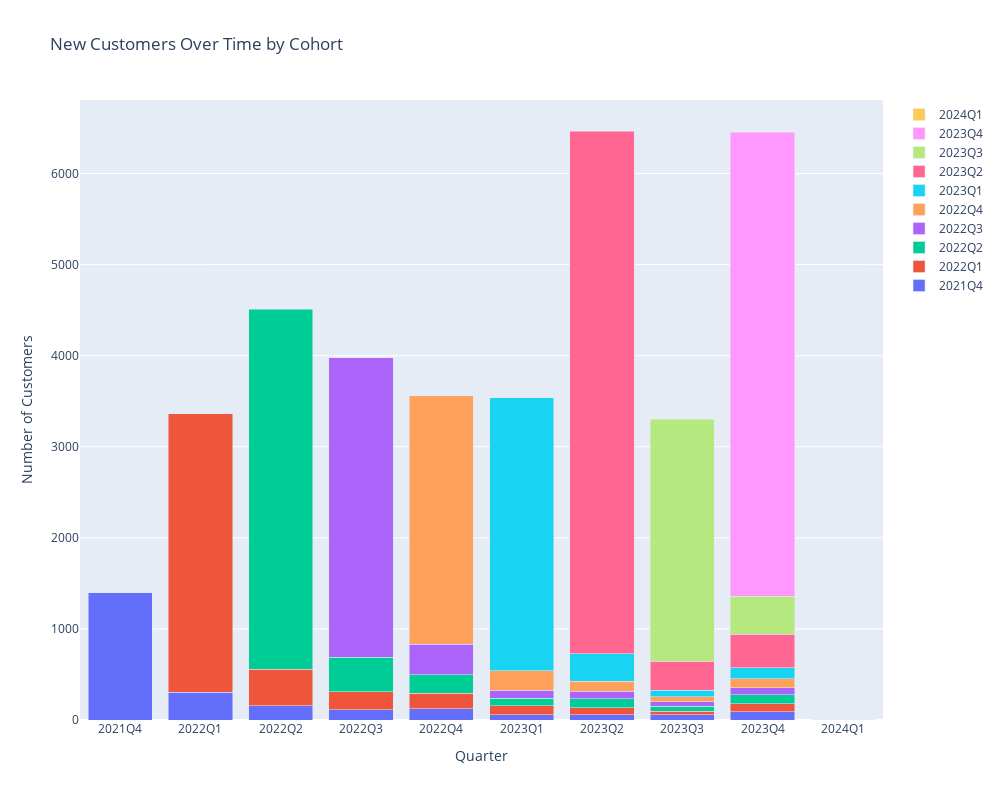

The cell this chart's notebook holds for it:
### Markdown cell above
- The heatmap provides insights into customer acquisition patterns over different quarters for various cohorts.
- It helps visualize how customer acquisition changes over time and identifies cohorts with high or low acquisition rates.

### Code cell
# Calculate the total number of customers for each cohort and quarter combination
total_customers = cohorts.groupby(['CohortQuarter', 'Quarter'])['CustomerCount'].sum().reset_index()

# Plotting stacked bar plot
fig = go.Figure()

# Iterate over each cohort quarter
for cohort in total_customers['CohortQuarter'].unique():
    cohort_data = total_customers[total_customers['CohortQuarter'] == cohort]
    fig.add_trace(go.Bar(
        x=cohort_data['Quarter'],
        y=cohort_data['CustomerCount'],
        
        name='' + cohort
    ))

# Update layout
fig.update_layout(
    barmode='stack',
    title='New Customers Over Time by Cohort',
    xaxis=dict(title='Quarter'),
    yaxis=dict(title='Number of Customers')
)

# Adjust the size of the figure
fig.update_layout(
    autosize=False,
    width=1000,
    height=800
)

fig.show()

### Figure 1 — Plotly figure (JSON) as saved in the notebook; plotly's stock layout.template omitted (floating-point values rounded to 4 significant figures)
{"data": [{"name": "2021Q4", "type": "bar", "x": ["2021Q4", "2022Q1", "2022Q2", "2022Q3", "2022Q4", "2023Q1", "2023Q2", "2023Q3", "2023Q4"], "y": [1395, 302, 159, 112, 125, 60, 55, 56, 93]}, {"name": "2022Q1", "type": "bar", "x": ["2022Q1", "2022Q2", "2022Q3", "2022Q4", "2023Q1", "2023Q2", "2023Q3", "2023Q4"], "y": [3059, 399, 196, 171, 96, 79, 41, 85]}, {"name": "2022Q2", "type": "bar", "x": ["2022Q2", "2022Q3", "2022Q4", "2023Q1", "2023Q2", "2023Q3", "2023Q4"], "y": [3952, 383, 202, 84, 101, 56, 97]}, {"name": "2022Q3", "type": "bar", "x": ["2022Q3", "2022Q4", "2023Q1", "2023Q2", "2023Q3", "2023Q4"], "y": [3286, 332, 88, 79, 49, 78]}, {"name": "2022Q4", "type": "bar", "x": ["2022Q4", "2023Q1", "2023Q2", "2023Q3", "2023Q4"], "y": [2729, 213, 111, 54, 101]}, {"name": "2023Q1", "type": "bar", "x": ["2023Q1", "2023Q2", "2023Q3", "2023Q4"], "y": [2998, 305, 72, 117]}, {"name": "2023Q2", "type": "bar", "x": ["2023Q2", "2023Q3", "2023Q4"], "y": [5737, 317, 372]}, {"name": "2023Q3", "type": "bar", "x": ["2023Q3", "2023Q4"], "y": [2657, 416]}, {"name": "2023Q4", "type": "bar", "x": ["2023Q4", "2024Q1"], "y": [5095, 1]}, {"name": "2024Q1", "type": "bar", "x": ["2024Q1"], "y": [3]}], "layout": {"autosize": false, "barmode": "stack", "height": 800, "title": {"text": "New Customers Over Time by Cohort"}, "width": 1000, "xaxis": {"title": {"text": "Quarter"}}, "yaxis": {"title": {"text": "Number of Customers"}}}}
